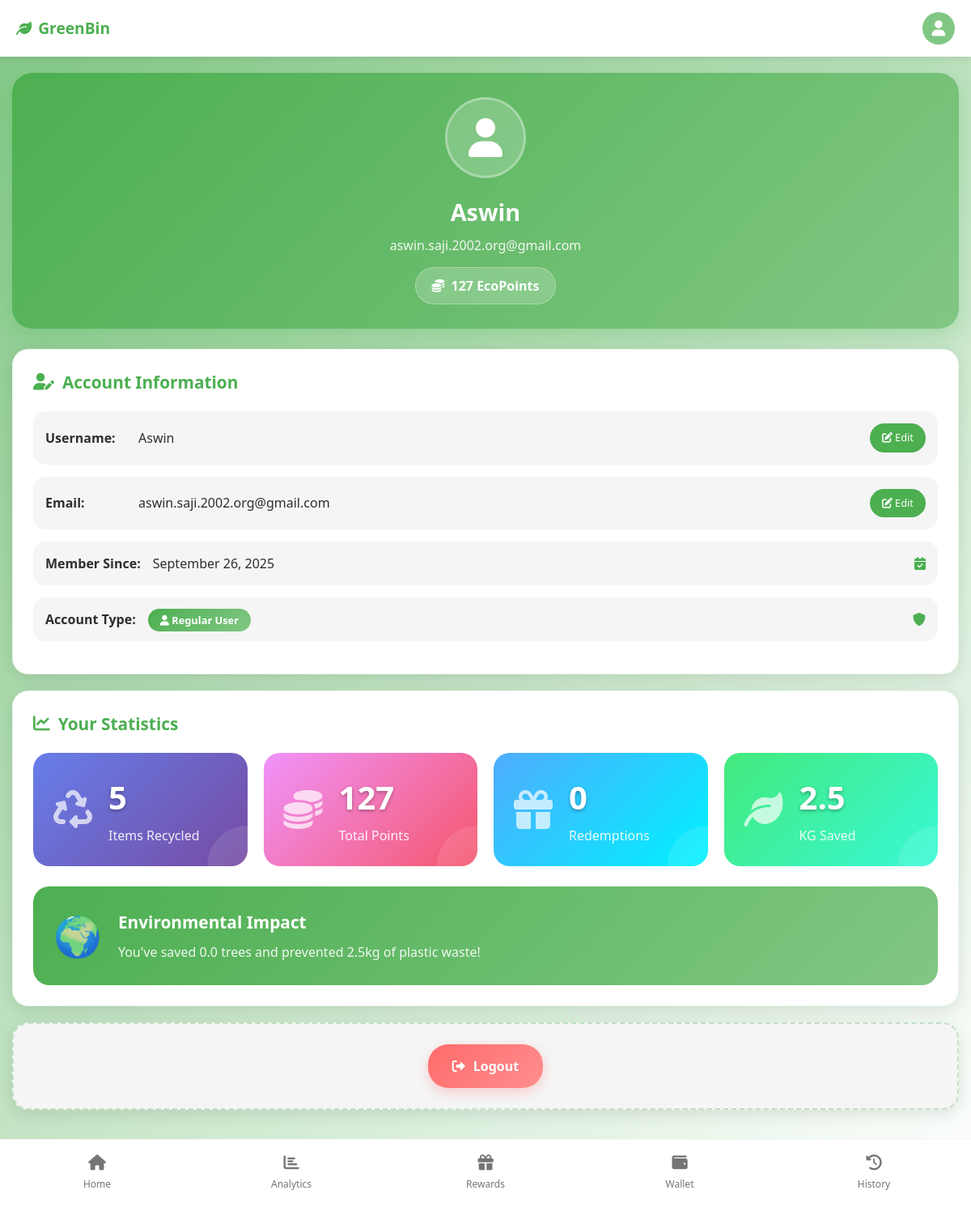
Screenshot of /profile (signed in) with the database file from the repository.
### models/models.py (models this page shows)
class User(UserMixin, db.Model):
    id = db.Column(db.Integer, primary_key=True)
    username = db.Column(db.String(80), unique=True, nullable=False)
    email = db.Column(db.String(120), unique=True, nullable=False)
    password_hash = db.Column(db.String(128))
    phone = db.Column(db.String(20))
    total_points = db.Column(db.Integer, default=0)
    created_at = db.Column(db.DateTime, default=datetime.utcnow)
    is_admin = db.Column(db.Boolean, default=False)
    plastic_drops = db.relationship('PlasticDrop', backref='user', lazy=True)
    redemptions = db.relationship('Redemption', backref='user', lazy=True)

### routes/main.py (the view)
@main_bp.route('/profile')
@login_required
def profile():
    return render_template('profile.html', user=current_user)

### app.py (called while the page is built)
def create_app():
    app = Flask(__name__)
    app.config['SECRET_KEY'] = 'your-secret-key-change-in-production'
    app.config['SQLALCHEMY_DATABASE_URI'] = 'sqlite:///recycling_app.db'
    app.config['SQLALCHEMY_TRACK_MODIFICATIONS'] = False
    db.init_app(app)
    login_manager = LoginManager()
    login_manager.init_app(app)
    login_manager.login_view = 'auth.login'
    login_manager.login_message = 'Please log in to access this page.'
    @login_manager.user_loader
    def load_user(user_id):
        return User.query.get(int(user_id))
    app.register_blueprint(main_bp)
    app.register_blueprint(auth_bp)
    app.register_blueprint(admin_bp, url_prefix='/admin')
    app.register_blueprint(api_bp, url_prefix='/api')
    with app.app_context():
        db.create_all()
        if User.query.count() == 0:
            create_sample_data()
    return app

### templates/profile.html (shortened to what this page needs)
{% extends "base.html" %}
{% block content %}
<div class="profile-container">
    <div class="profile-header">
        <div class="profile-avatar">
            <i class="fas fa-user"></i>
        </div>
        <div class="profile-name">{{ user.username }}</div>
        <div class="profile-email">{{ user.email }}</div>
        <div class="points-badge">
            <i class="fas fa-coins"></i>
            {{ user.total_points }} EcoPoints
        </div>
    </div>
    <div class="profile-section">
        <div class="section-title">
            <i class="fas fa-user-edit"></i>
            Account Information
        </div>
        <div class="editable-field" id="username-field">
            <div class="field-label">Username:</div>
            <div class="field-value" id="username-value">{{ user.username }}</div>
            <button class="edit-btn" onclick="editField('username', '{{ user.username }}')">
                <i class="fas fa-edit"></i> Edit
            </button>
        </div>
        <div class="editable-field" id="email-field">
            <div class="field-label">Email:</div>
            <div class="field-value" id="email-value">{{ user.email }}</div>
            <button class="edit-btn" onclick="editField('email', '{{ user.email }}')">
                <i class="fas fa-edit"></i> Edit
            </button>
        </div>
        <div class="editable-field">
            <div class="field-label">Member Since:</div>
            <div class="field-value">{{ user.created_at.strftime('%B %d, %Y') }}</div>
            <span style="color: var(--primary-green); font-weight: 600;">
                <i class="fas fa-calendar-check"></i>
            </span>
        </div>
        <div class="editable-field">
            <div class="field-label">Account Type:</div>
            <div class="field-value">
                <span style="background: {{ 'linear-gradient(135deg, #ffc107, #fd7e14)' if user.is_admin else 'linear-gradient(135deg, var(--primary-green), var(--light-green))' }};
                             color: white; padding: 5px 15px; border-radius: 20px; font-size: 0.8rem; font-weight: 600;">
                    <i class="fas fa-{{ 'crown' if user.is_admin else 'user' }}"></i>
                    {{ 'Administrator' if user.is_admin else 'Regular User' }}
                </span>
            </div>
            <span style="color: var(--primary-green); font-weight: 600;">
                <i class="fas fa-shield-alt"></i>
            </span>
        </div>
    </div>
    <div class="profile-section">
        <div class="section-title">
            <i class="fas fa-chart-line"></i>
            Your Statistics
        </div>
        <div class="stats-grid">
            <div class="stat-card stat-card-1">
                <div class="stat-icon">
                    <i class="fas fa-recycle"></i>
                </div>
                <div class="stat-content">
                    <div class="stat-number">{{ user.plastic_drops|length }}</div>
                    <div class="stat-label">Items Recycled</div>
                </div>
                <div class="stat-wave"></div>
            </div>
            <div class="stat-card stat-card-2">
                <div class="stat-icon">
                    <i class="fas fa-coins"></i>
                </div>
                <div class="stat-content">
                    <div class="stat-number">{{ user.total_points }}</div>
                    <div class="stat-label">Total Points</div>
                </div>
                <div class="stat-wave"></div>
            </div>
            <div class="stat-card stat-card-3">
                <div class="stat-icon">
                    <i class="fas fa-gift"></i>
                </div>
                <div class="stat-content">
                    <div class="stat-number">{{ user.redemptions|length }}</div>
                    <div class="stat-label">Redemptions</div>
                </div>
                <div class="stat-wave"></div>
            </div>
            <div class="stat-card stat-card-4">
                <div class="stat-icon">
                    <i class="fas fa-leaf"></i>
                </div>
                <div class="stat-content">
                    <div class="stat-number">{{ ((user.plastic_drops|length) * 0.5)|round(1) }}</div>
                    <div class="stat-label">KG Saved</div>
                </div>
                <div class="stat-wave"></div>
            </div>
        </div>
        <div class="impact-card">
            <div class="impact-content">
                <div class="impact-icon">🌍</div>
                <div class="impact-text">
                    <div class="impact-title">Environmental Impact</div>
                    <div class="impact-desc">You've saved {{ (user.plastic_drops|length / 10)|round }} trees and prevented {{ ((user.plastic_drops|length) * 0.5)|round(1) }}kg of plastic waste!</div>
                </div>
            </div>
        </div>
    </div>
    <div class="profile-section logout-section">
        <a href="{{ url_for('auth.logout') }}" class="logout-btn">
            <i class="fas fa-sign-out-alt"></i>
            Logout
        </a>
    </div>
</div>
{% endblock %}

### templates/base.html (style rules this page uses)
:root { --primary-green: #4CAF50; --light-green: #81C784; --dark-green: #388E3C; --eco-green: #66BB6A; --white: #FFFFFF; --light-gray: #F5F5F5; --text-dark: #2E2E2E; --text-light: #757575; }
* { margin: 0; padding: 0; box-sizing: border-box; }
body { background: linear-gradient(135deg, var(--light-green) 0%, var(--white) 100%); min-height: 100vh; font-family: 'Segoe UI', Tahoma, Geneva, Verdana, sans-serif; color: var(--text-dark); padding-bottom: 80px; }

### templates/profile.html (style rules this page uses)
.profile-container { padding: 20px 15px; max-width: 100%; }
.profile-header { background: linear-gradient(135deg, var(--primary-green) 0%, var(--light-green) 100%); border-radius: 25px; padding: 30px; text-align: center; color: white; margin-bottom: 25px; box-shadow: 0 10px 30px rgba(76, 175, 80, 0.3); }
.profile-avatar { width: 100px; height: 100px; background: rgba(255, 255, 255, 0.2); border-radius: 50%; display: flex; align-items: center; justify-content: center; margin: 0 auto 20px; font-size: 3rem; backdrop-filter: blur(10px); border: 3px solid rgba(255, 255, 255, 0.3); }
.profile-name { font-size: 1.8rem; font-weight: bold; margin-bottom: 8px; }
.profile-email { opacity: 0.9; margin-bottom: 15px; }
.points-badge { background: rgba(255, 255, 255, 0.2); padding: 10px 20px; border-radius: 50px; display: inline-flex; align-items: center; gap: 8px; font-weight: 600; backdrop-filter: blur(10px); border: 1px solid rgba(255, 255, 255, 0.3); }
.profile-section { background: var(--white); border-radius: 20px; padding: 25px; margin-bottom: 20px; box-shadow: 0 5px 20px rgba(0,0,0,0.1); border: 1px solid rgba(76, 175, 80, 0.1); }
.section-title { color: var(--primary-green); font-size: 1.3rem; font-weight: bold; margin-bottom: 20px; display: flex; align-items: center; gap: 10px; }
.editable-field { display: flex; align-items: center; justify-content: space-between; padding: 15px; background: var(--light-gray); border-radius: 15px; margin-bottom: 15px; transition: all 0.3s ease; }
.field-label { font-weight: 600; color: var(--text-dark); min-width: 100px; }
.field-value { flex: 1; margin: 0 15px; color: var(--text-dark); }
.edit-btn { background: var(--primary-green); color: white; border: none; padding: 8px 15px; border-radius: 20px; font-size: 0.8rem; cursor: pointer; transition: all 0.3s ease; }
.stats-grid { display: grid; grid-template-columns: repeat(auto-fit, minmax(250px, 1fr)); gap: 20px; margin-bottom: 25px; }
.stat-card { position: relative; padding: 25px; border-radius: 20px; color: white; overflow: hidden; transition: all 0.3s ease; cursor: pointer; min-height: 140px; display: flex; align-items: center; justify-content: space-between; }
.stat-card-1 { background: linear-gradient(135deg, #667eea 0%, #764ba2 100%); }
.stat-card-2 { background: linear-gradient(135deg, #f093fb 0%, #f5576c 100%); }
.stat-card-3 { background: linear-gradient(135deg, #4facfe 0%, #00f2fe 100%); }
.stat-card-4 { background: linear-gradient(135deg, #43e97b 0%, #38f9d7 100%); }
.stat-icon { font-size: 3rem; opacity: 0.7; margin-right: 20px; }
.stat-content { flex: 1; }
.stat-number { font-size: 2.5rem; font-weight: bold; margin-bottom: 5px; text-shadow: 0 2px 4px rgba(0,0,0,0.3); }
.stat-label { font-size: 1rem; opacity: 0.9; font-weight: 500; }
.stat-wave { position: absolute; bottom: -50px; right: -50px; width: 100px; height: 100px; background: rgba(255,255,255,0.1); border-radius: 50%; animation: wave 3s ease-in-out infinite; }
.impact-card { background: linear-gradient(135deg, var(--primary-green) 0%, var(--light-green) 100%); border-radius: 20px; padding: 25px; color: white; margin-top: 20px; }
.impact-content { display: flex; align-items: center; gap: 20px; }
.impact-icon { font-size: 3rem; opacity: 0.8; }
.impact-title { font-size: 1.3rem; font-weight: bold; margin-bottom: 8px; }
.impact-desc { opacity: 0.9; line-height: 1.5; }
.logout-section { text-align: center; background: var(--light-gray); border: 2px dashed rgba(76, 175, 80, 0.3); }
.logout-btn { background: linear-gradient(135deg, #ff6b6b 0%, #ff8e8e 100%); color: white; padding: 15px 30px; border-radius: 25px; text-decoration: none; font-weight: 600; display: inline-flex; align-items: center; gap: 10px; transition: all 0.3s ease; box-shadow: 0 5px 15px rgba(255, 107, 107, 0.3); }

### rows the page displays
User: username "Aswin", email "aswin.saji.2002.org@gmail.com", total_points "127", created_at "September 26, 2025", is_admin "Regular User"

### other values shown
{{ user.plastic_drops|length }} "5"
{{ user.redemptions|length }} "0"
{{ ((user.plastic_drops|length) * 0.5)|round(1) }} "2.5"
{{ (user.plastic_drops|length / 10)|round }} "0.0"
